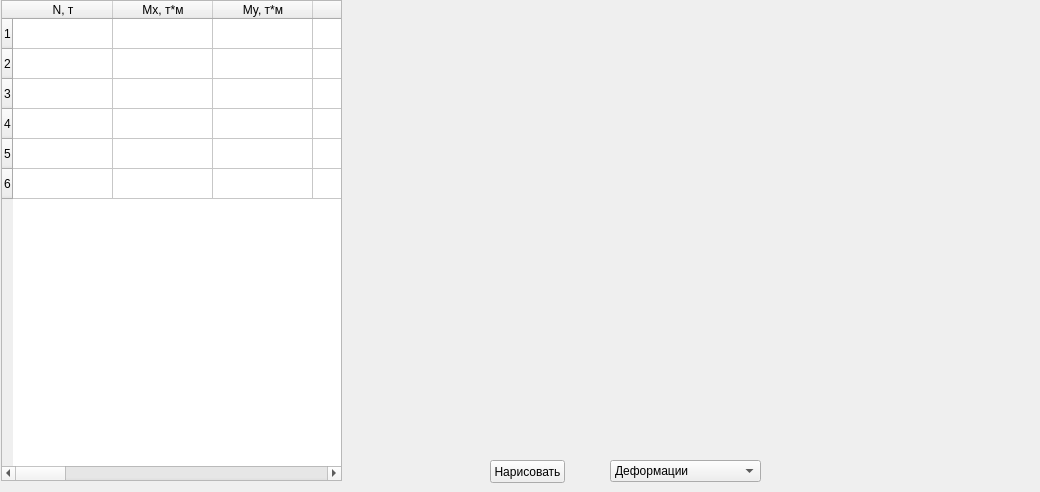
        <widget class="QWidget" name="tab_5">
         <attribute name="title">
          <string>Пред. длит.</string>
         </attribute>
         <widget class="MatplotlibWidget" name="mplResPS1Long">
          <property name="geometry">
           <rect>
            <x>350</x>
            <y>0</y>
            <width>681</width>
            <height>451</height>
           </rect>
          </property>
         </widget>
         <widget class="QTableWidget" name="tableResPS1Long">
          <property name="geometry">
           <rect>
            <x>1</x>
            <y>0</y>
            <width>341</width>
            <height>481</height>
           </rect>
          </property>
          <row>
           <property name="text">
            <string>1</string>
           </property>
          </row>
          <row>
           <property name="text">
            <string>2</string>
           </property>
          </row>
          <row>
           <property name="text">
            <string>3</string>
           </property>
          </row>
          <row>
           <property name="text">
            <string>4</string>
           </property>
          </row>
          <row>
           <property name="text">
            <string>5</string>
           </property>
          </row>
          <row>
           <property name="text">
            <string>6</string>
           </property>
          </row>
          <column>
           <property name="text">
            <string>N, т</string>
           </property>
          </column>
          <column>
           <property name="text">
            <string>Mx, т*м</string>
           </property>
          </column>
          <column>
           <property name="text">
            <string>My, т*м</string>
           </property>
          </column>
          <column>
           <property name="text">
            <string>N/Ncrx</string>
           </property>
          </column>
          <column>
           <property name="text">
            <string>N/Ncry</string>
           </property>
          </column>
          <column>
           <property name="text">
            <string>nux</string>
           </property>
          </column>
          <column>
           <property name="text">
            <string>nuy</string>
           </property>
          </column>
          <column>
           <property name="text">
            <string>Mx, т*м</string>
           </property>
          </column>
          <column>
           <property name="text">
            <string>My, т*м</string>
           </property>
          </column>
          <column>
           <property name="text">
            <string>ex, м</string>
           </property>
          </column>
          <column>
           <property name="text">
            <string>ey, м</string>
           </property>
          </column>
          <column>
           <property name="text">
            <string>phiLx</string>
           </property>
          </column>
          <column>
           <property name="text">
            <string>phiLy</string>
           </property>
          </column>
          <column>
           <property name="text">
            <string>deltaEx</string>
           </property>
          </column>
          <column>
           <property name="text">
            <string>deltaEy</string>
           </property>
          </column>
          <column>
           <property name="text">
            <string>Dx, т*м*м</string>
           </property>
          </column>
          <column>
           <property name="text">
            <string>Dy, т*м*м</string>
           </property>
          </column>
          <column>
           <property name="text">
            <string>Ncrx, т</string>
           </property>
          </column>
          <column>
           <property name="text">
            <string>Ncry, т</string>
           </property>
          </column>
         </widget>
         <widget class="QComboBox" name="comboBoxLong">
          <property name="geometry">
           <rect>
            <x>610</x>
            <y>460</y>
            <width>151</width>
            <height>22</height>
           </rect>
          </property>
          <item>
           <property name="text">
            <string>Деформации</string>
           </property>
          </item>
          <item>
           <property name="text">
            <string>Напряжения</string>
           </property>
          </item>
         </widget>
         <widget class="QPushButton" name="buttonPlotPS1Long">
          <property name="geometry">
           <rect>
            <x>490</x>
            <y>460</y>
            <width>75</width>
            <height>23</height>
           </rect>
          </property>
          <property name="text">
           <string>Нарисовать</string>
          </property>
         </widget>
        </widget>
